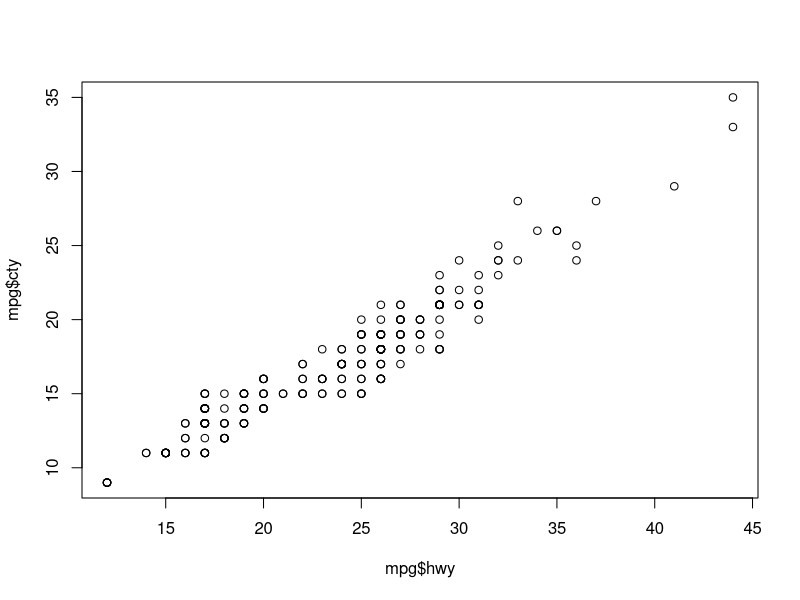
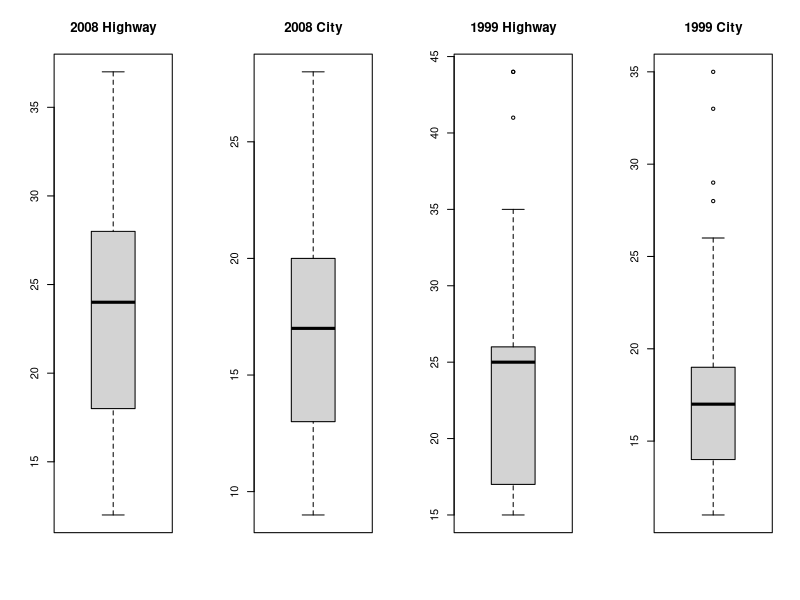

The R source for these figures, in order:
## ---- chunk 1
knitr::opts_chunk$set(echo = TRUE)
## ---- chunk 2
cel <- c((24 * 9/5) + 32, (15 * 9/5) + 32)
names(cel) <- c('High', 'Low')

cel
## ---- chunk 3
vec200 <- rep(c(3, 1), 100)
vec200
## ---- chunk 4
floor(sqrt(2000))
## ---- chunk 5
library('ggplot2')
head(mpg)
## ---- chunk 6
top3 <- mpg[order(-mpg$hwy), ]
top3 <- top3[1:3, ]

top3
## ---- chunk 7
numCompact <- nrow(mpg[mpg$class == 'compact', ])
numCompact
## ---- chunk 8
plot(mpg$hwy, mpg$cty)
## ---- chunk 9
mpg2008 <- mpg[mpg$year == 2008, ]
mpg1999 <- mpg[mpg$year == 1999, ]

summary(mpg2008)
summary(mpg1999)
## ---- chunk 10
par(mfrow=c(1,4))
boxplot(mpg2008$hwy, main="2008 Highway")
boxplot(mpg2008$cty, main="2008 City")
boxplot(mpg1999$hwy, main="1999 Highway")
boxplot(mpg1999$cty, main="1999 City")
